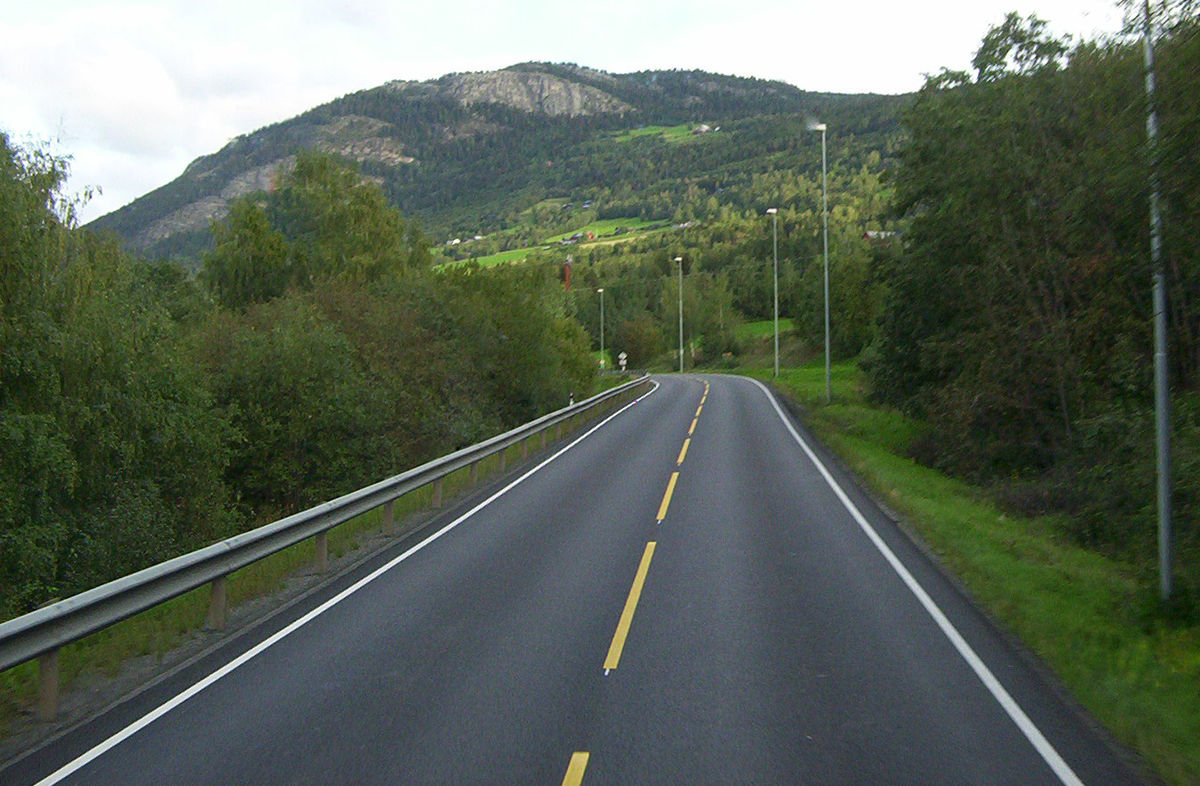
#> input picture Road_in_Norway.jpg, 1200 x 786 px
$ python edge-detection.py   (older library calls are emulated)
#> lines starting #> are read from the running program, lines starting #| are printed output that depends on the picture
import cv2
import numpy as np
import matplotlib.pyplot as plt


img = cv2.imread('Road_in_Norway.jpg')
#> img is the input picture: shape (786, 1200, 3); mean B, G, R 87, 99.6, 89.3

img_noise_remove = cv2.GaussianBlur(img, (7, 7), 0)

laplacian = cv2.Laplacian(img_noise_remove, cv2.CV_64F)
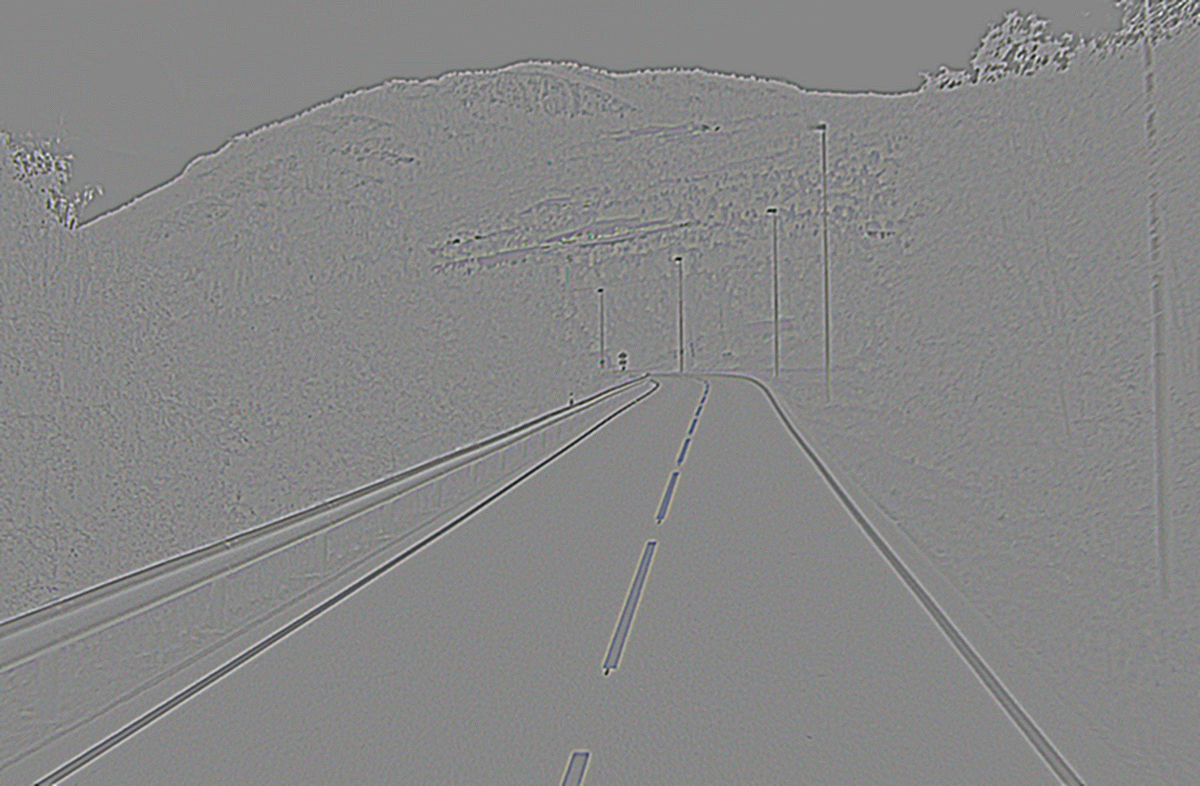
#> laplacian: shape (786, 1200, 3) float64; mean B, G, R 0, 0, 0; drawn with min black and max white

sobelx = cv2.Sobel(img_noise_remove, cv2.CV_64F, 1, 0, ksize=5)
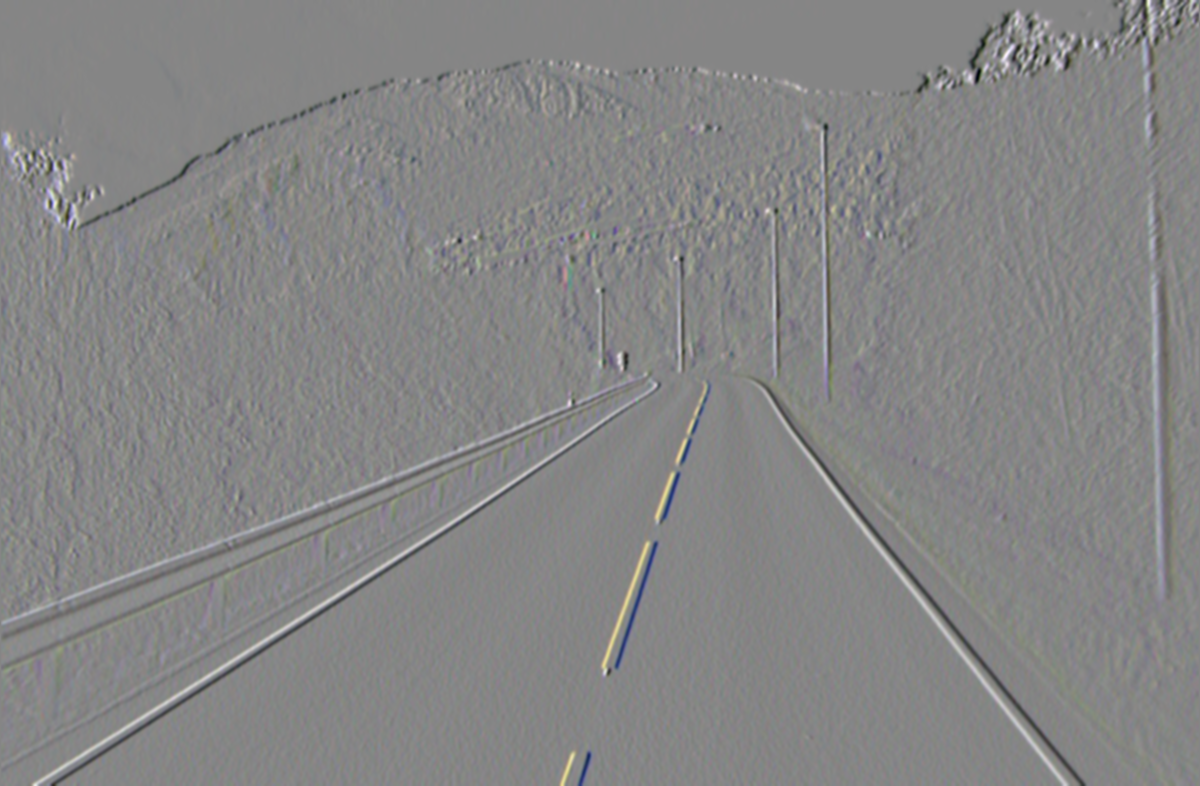
#> sobelx: shape (786, 1200, 3) float64; mean B, G, R -4.8, -4.2, -4.6; drawn with min black and max white

sobely = cv2.Sobel(img_noise_remove, cv2.CV_64F, 0, 1, ksize=5)
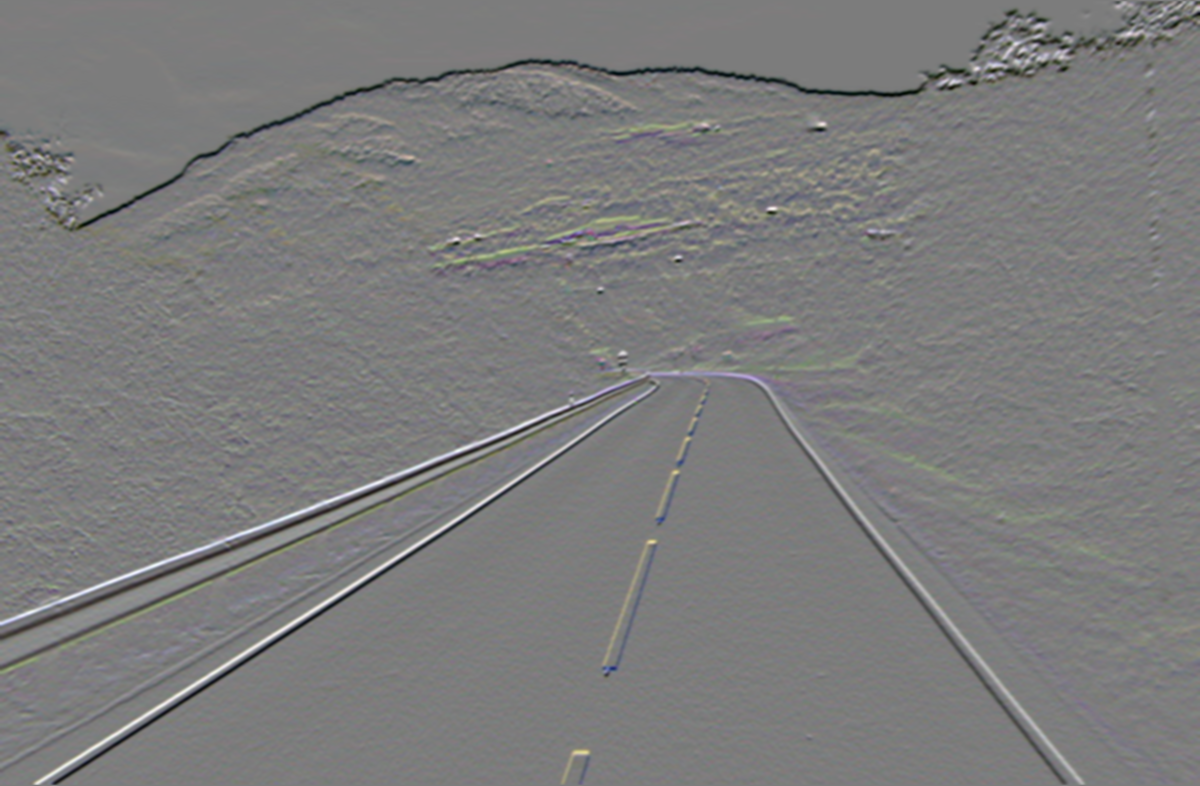
#> sobely: shape (786, 1200, 3) float64; mean B, G, R -27.5, -28.7, -28.7; drawn with min black and max white

canny = cv2.Canny(img_noise_remove, 100, 300)
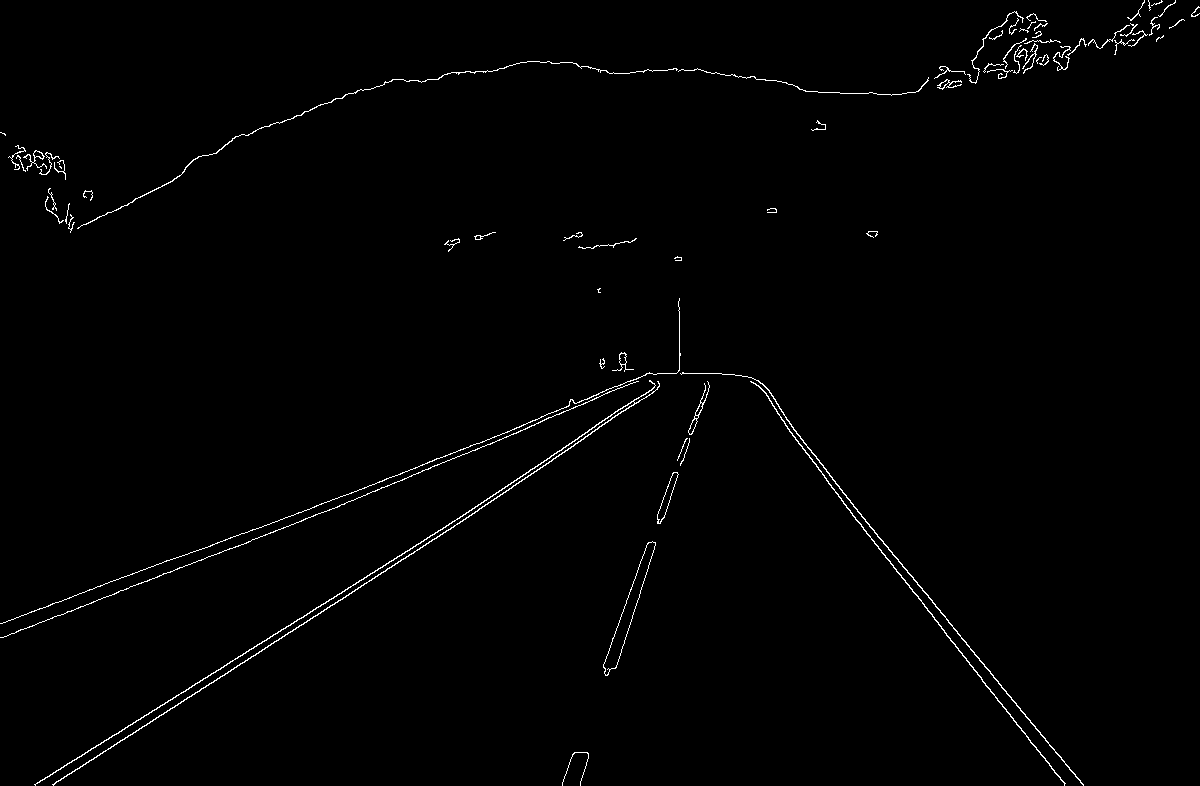
#> canny: shape (786, 1200); 0.97% white in thin lines or dots

plt.subplot(2, 3, 1), plt.imshow(img, cmap='gray')
plt.title('Original')
plt.subplot(2, 3, 2), plt.imshow(laplacian, cmap='gray')
plt.title('Laplacian')
plt.subplot(2, 3, 3), plt.imshow(sobelx, cmap='gray')
plt.title('Sobelx')
plt.subplot(2, 3, 4), plt.imshow(sobely, cmap='gray')
plt.title('Sobely')
plt.subplot(2, 3, 5), plt.imshow(canny, cmap='gray')
plt.title('Canny')
plt.show()
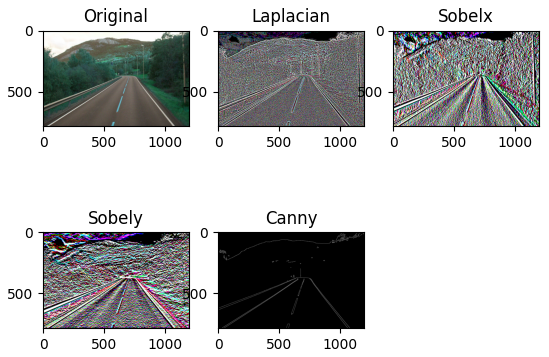
#> figure drawn by matplotlib, 5 panels; B, G, R data is drawn as R, G, B
